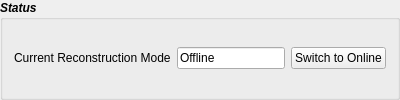
            <widget class="QGroupBox" name="recon_status">
             <property name="font">
              <font>
               <weight>75</weight>
               <italic>true</italic>
               <bold>true</bold>
              </font>
             </property>
             <property name="title">
              <string>Status</string>
             </property>
             <layout class="QGridLayout" name="gridLayout_22">
              <item row="0" column="0">
               <widget class="QLabel" name="label_gui_mode">
                <property name="sizePolicy">
                 <sizepolicy hsizetype="Fixed" vsizetype="Preferred">
                  <horstretch>0</horstretch>
                  <verstretch>0</verstretch>
                 </sizepolicy>
                </property>
                <property name="font">
                 <font>
                  <weight>50</weight>
                  <italic>false</italic>
                  <bold>false</bold>
                 </font>
                </property>
                <property name="text">
                 <string>Current Reconstruction Mode</string>
                </property>
               </widget>
              </item>
              <item row="0" column="1">
               <widget class="QLineEdit" name="le_gui_mode">
                <property name="sizePolicy">
                 <sizepolicy hsizetype="Fixed" vsizetype="Fixed">
                  <horstretch>0</horstretch>
                  <verstretch>0</verstretch>
                 </sizepolicy>
                </property>
                <property name="font">
                 <font>
                  <weight>50</weight>
                  <italic>false</italic>
                  <bold>false</bold>
                 </font>
                </property>
                <property name="text">
                 <string>Offline</string>
                </property>
                <property name="readOnly">
                 <bool>true</bool>
                </property>
               </widget>
              </item>
              <item row="0" column="2">
               <widget class="QPushButton" name="qbutton_gui_mode">
                <property name="sizePolicy">
                 <sizepolicy hsizetype="Fixed" vsizetype="Fixed">
                  <horstretch>0</horstretch>
                  <verstretch>0</verstretch>
                 </sizepolicy>
                </property>
                <property name="font">
                 <font>
                  <weight>50</weight>
                  <italic>false</italic>
                  <bold>false</bold>
                 </font>
                </property>
                <property name="text">
                 <string>Switch to Online</string>
                </property>
               </widget>
              </item>
             </layout>
            </widget>
